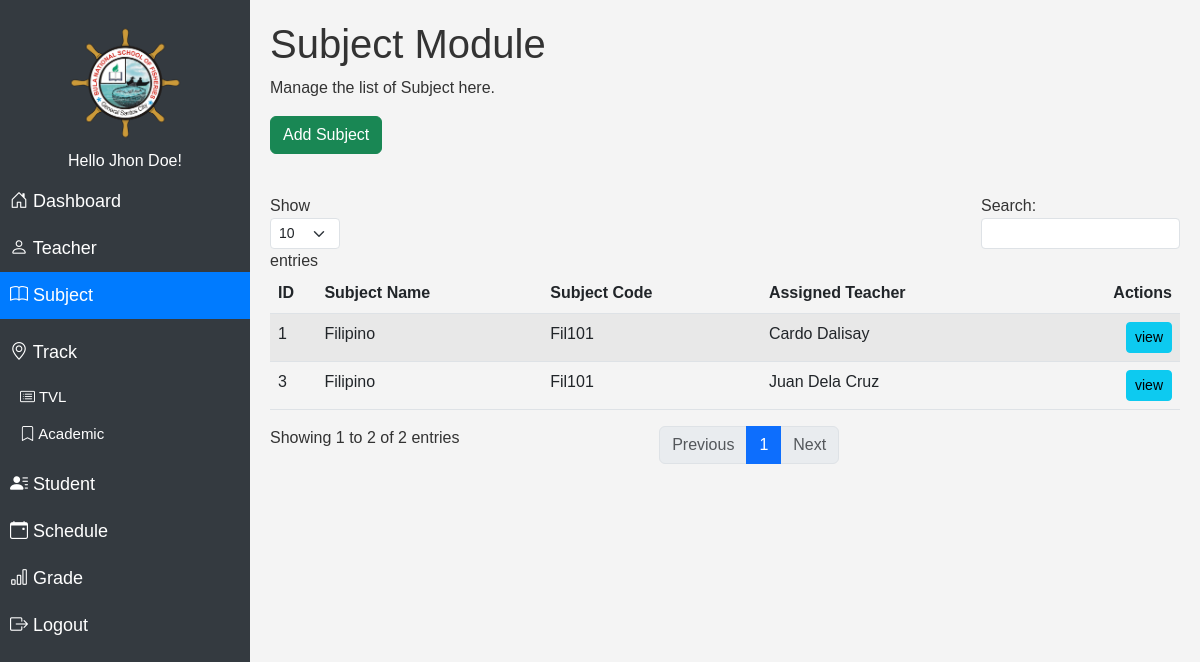
Screenshot of /modules/subject/index.php (signed in) with the database file from the repository.
### tables this page shows
CREATE TABLE `user` (
  `id` int(11) NOT NULL,
  `name` varchar(100) NOT NULL,
  `username` varchar(255) NOT NULL,
  `password` varchar(255) NOT NULL,
  `role` varchar(100) NOT NULL
);

CREATE TABLE `subject` (
  `id` int(11) NOT NULL,
  `code` varchar(100) NOT NULL,
  `name` varchar(100) NOT NULL,
  `details` varchar(255) NOT NULL,
  `teacher_id` varchar(100) NOT NULL,
  `del_status` varchar(50) NOT NULL
);

### modules/subject/index.php (the view, shortened to what this page needs)
<!DOCTYPE html>
<html lang="en">
<head>
  <link rel="stylesheet" href="../../assets/css/navbar.css">
  <link rel="stylesheet" href="../../assets/css/bootstrap5.3.0/bootstrap.min.css">
   <link rel="stylesheet" href="../../assets/css/styles.css">
</head>
<body>
<?php
$page = 'Subject';
include "../../db_conn.php";
 ?>
  <?php include "../../navbar.php";?>
<div class="content" id="content">
<div id="teacherSection">
  <h1>Subject Module</h1>
  <p>Manage the list of Subject here.</p>
<a href="add.php" class="btn btn-success mb-3">Add Subject</a>
  <?php
include "../../db_conn.php";
$squery = mysqli_query($conn, "
         SELECT s.*, CONCAT(t.first_name, ' ', t.last_name) AS teacher_name
         FROM subject s
         LEFT JOIN teacher t ON s.teacher_id = t.id
         WHERE s.del_status != 'deleted'
         ORDER BY s.id DESC;
     ");
?>
<table id="teacherTable" class="table table-striped table-hover">
  <thead>
    <tr>
      <th>ID</th>
      <th>Subject Name</th>
      <th>Subject Code</th>
      <th>Assigned Teacher</th>
      <th class="text-end">Actions</th>
    </tr>
  </thead>
  <tbody>
    <?php
    while($row = mysqli_fetch_assoc($squery)) {
        $id = $row['id'];
    ?>
    <tr>
      <td><?php echo $id; ?></td>
      <td><?php echo $row['name']; ?></td>
      <td><?php echo $row['code']; ?></td>
      <td><?php echo $row['teacher_name']; ?></td>
      <td class="text-end">
        <a href="view.php?id=<?php echo $id; ?>" class="btn btn-info btn-sm">view</a>
      </td>
    </tr>
    <?php } ?>
  </tbody>
</table>
</div>
</body>
</html>

### navbar.php (shortened to what this page needs)
<?php
include "../../db_conn.php";
$nav_id = $_SESSION['id'];
$nav_query = mysqli_query($conn, "SELECT * FROM user where id = '$nav_id'");
$nav_row = mysqli_fetch_array($nav_query);
?>
<link href="https://cdn.jsdelivr.net/npm/bootstrap-icons@1.11.3/font/bootstrap-icons.min.css" rel="stylesheet">
<div class="sidebar" id="sidebar">
<div>
    <img src="../../assets/img/logo.png" alt="Logo" class="logo">
</div>
<h6 class="text-center">Hello <?php echo $nav_row['name']; ?>! </h6>
<a href="../dashboard" class="<?php if ($page == 'Dashboard') {echo 'active';} ?>"><i class="bi bi-house-door"></i> Dashboard</a>
<a href="../teacher" class="<?php if ($page == 'Teacher') {echo 'active';} ?>"><i class="bi bi-person"></i> Teacher</a>
<a href="../subject" class="<?php if ($page == 'Subject') {echo 'active';} ?>"><i class="bi bi-book"></i> Subject</a>
<div class="submenu">
    <a href="#" class="<?php if ($page == 'Strand/TVL' || $page == 'Strand/Academic') {echo 'active';} ?>"><i class="bi bi-geo-alt"></i> Track</a>
    <ul>
        <li><a href="../strand?track=TVL" class="<?php if ($page == 'Strand/TVL') {echo 'active';} ?>"><i class="bi bi-card-list"></i> TVL</a></li>
        <li><a href="../strand?track=Academic" class="<?php if ($page == 'Strand/Academic') {echo 'active';} ?>"><i class="bi bi-bookmark"></i> Academic</a></li>
    </ul>
</div>
<a href="../Student" class="<?php if ($page == 'Student') {echo 'active';} ?>"><i class="bi bi-person-lines-fill"></i> Student</a>
<a href="../schedule" class="<?php if ($page == 'Schedule') {echo 'active';} ?>"><i class="bi bi-calendar-event"></i> Schedule</a>
<a href="../grades" class="<?php if ($page == 'Grades') {echo 'active';} ?>"><i class="bi bi-bar-chart"></i> Grade</a>
<a href="../../logout.php"><i class="bi bi-box-arrow-right"></i> Logout</a>
</div>

### assets/css/navbar.css (style rules this page uses)
.sidebar { height: 100vh; position: fixed; top: 0; left: 0; width: 250px; background-color: #343a40; color: white; padding-top: 20px; transition: width 0.3s; }
.sidebar a { color: white; padding: 10px; text-decoration: none; display: block; font-size: 18px; }
.sidebar a.active { background-color: #007bff; color: white; }
.content { margin-left: 250px; padding: 20px; }
.logo { max-width: 150px; max-height: 150px; border-radius: 50%; margin-top: 5px; margin-bottom: 10px; margin-left: 65px; width: 120px; }
.submenu { margin: 10px 0; }
.submenu ul { list-style-type: none; padding: 0; margin: 0 0 0 15px; }
.submenu ul li { margin: 5px 0; }
.submenu ul li a { text-decoration: none; display: block; padding: 5px; color: white; font-size: 15px; }

### assets/css/styles.css (style rules this page uses)
body { font-family: Arial, sans-serif; background-color: #f4f4f4; color: #333; }

### rows the page displays
user: name "Jhon Doe"
subject: id "3", name "Filipino", code "Fil101", teacher_name "Juan Dela Cruz"
subject: id "1", name "Filipino", code "Fil101", teacher_name "Cardo Dalisay"
